Frame 1 (no input): blank canvas, image omitted
Frame 60 (no input): blank canvas, image omitted
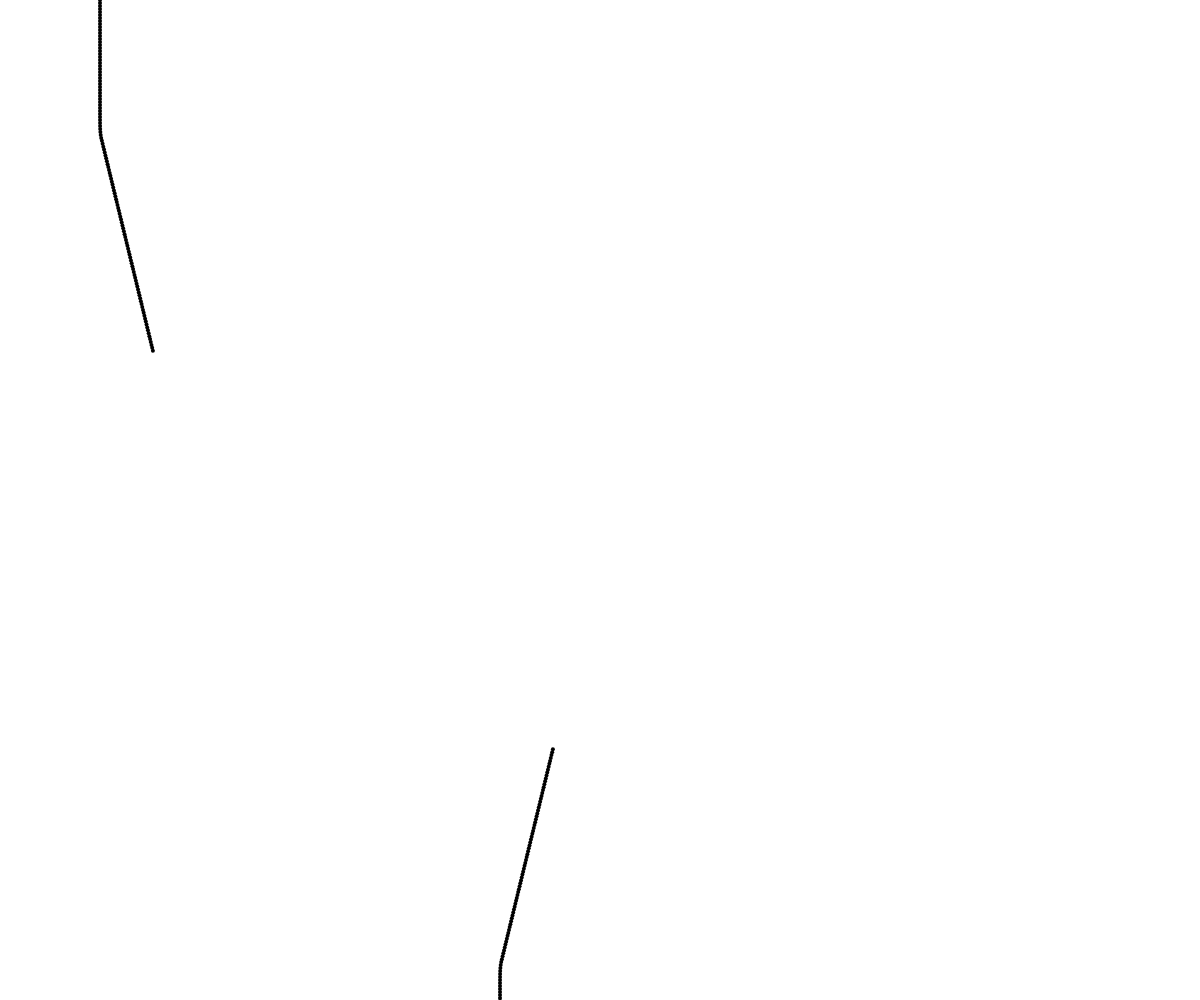
Frame 120 (the mouse pressed at the canvas centre since frame 60)

The p5.js sketch whose frames 1 and 60 were blank and that drew this single picture after the mouse press (run headless with seeded random() and noise() and a simulated clock; from frame 60 on, the mouse is pressed at the canvas centre):

// p5.js sketch
// ── sketch.js


let agents = [];
let nAgents = 5;
let counter = 0;
let duration = 2000;

function setup() {

  let theta = -PI/2;

  let beta = random(0, 2*PI)

  createCanvas(window.innerWidth, 1000);




    let agent = new LineAgent(500, 1100, theta, 3, 4)

    //+ noise(theta)*0.1;
    agents.push(agent)

    let agent1 = new LineAgent(100, 0, theta+PI, 3, 4)

    //+ noise(theta)*0.1;
    agents.push(agent1)


  // for (let j= 0; j<nAgents; j++){
  //   let agent = new LineAgent(200, 200, beta)
  //   beta = beta + PI/360
  //   agents.push(agent)
  // }

}



function draw() {

  if(counter<duration){

    counter = counter+1;

    agents.forEach((agent) => {

      if(counter%agent.knotPosition==0){
        agent.splitA()
      }

      if(counter%(agent.knotPosition+30)==0){
      //  agent.fruit()
      }


      agent.render()
      agent.move()

    });

  }




}

// ── line-agent.js


class LineAgent{

  constructor(x, y, theta, speed, strokeWeight){

    this.position = createVector(x, y)
    this.direction = createVector(Math.cos(theta), Math.sin(theta));
    this.knotPosition = round(random(170,200))
    this.strokeWeight = strokeWeight

    this.theta=theta
    this.speed = speed;

    this.fruitColor = color(0, 255, 0)
    //this.fruitColor.setAlpha(0.8);
    this.splitAngle = PI/6;

  }

  render(){

      push()

      translate(this.position.x, this.position.y)
      strokeWeight(this.strokeWeight)
      point(0,0)

      pop()


  }

  move(){

    this.direction.x=this.direction.x+this.direction.x*(noise(this.direction.x)*100)


    this.direction.y=this.direction.y+this.direction.y*(noise(this.direction.y)*100)

    this.position.add(this.direction.normalize().mult(this.speed))

  }

  splitA(){
      this.speed = this.speed * 0.6
    //  this.direction.rotate(1);
      let lineA = new LineAgent(this.position.x, this.position.y, this.theta + this.splitAngle, this.speed, this.strokeWeight*0.6)
      agents.push(lineA)

      let lineB = new LineAgent(this.position.x, this.position.y, this.theta - this.splitAngle, this.speed, this.strokeWeight*0.6)
      agents.push(lineB)

      this.speed = this.speed*1
  }

  fruit(){

    push()
    translate(this.position.x, this.position.y)

    stroke(this.fruitColor)
    fill(this.fruitColor)
    circle(0,0,3)

    pop()
  }



}
